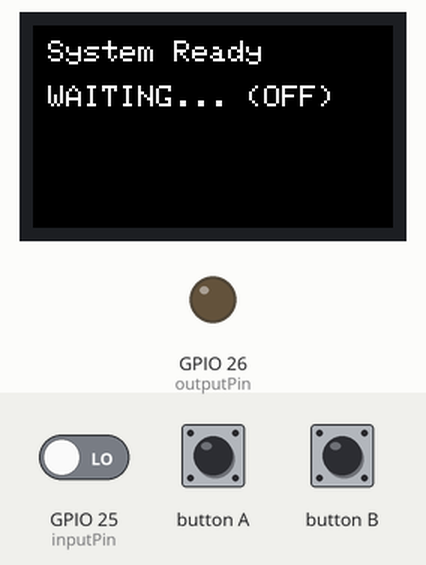
Bench run of a sketch on a simulated ESP32. On the bench: 240×135 colour display, output pins drawn as LEDs (lit = HIGH). Inputs (shaded band) come from the test bench; at power-on: GPIO 25 (inputPin) LOW.

Above: at 1.3 s.
1.4 s: GPIO 25 (inputPin) driven HIGH
At 2.6 s:
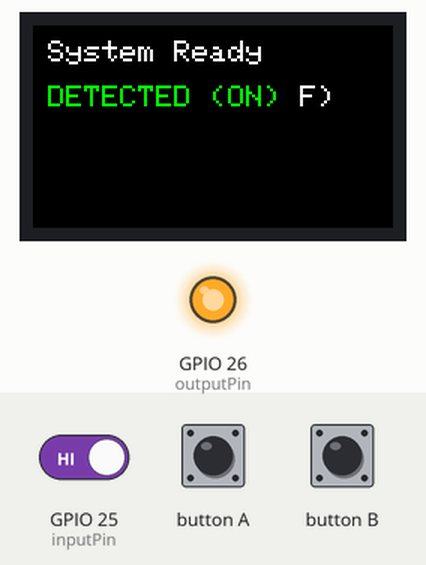
2.9 s: GPIO 25 (inputPin) driven LOW
At 3.9 s:
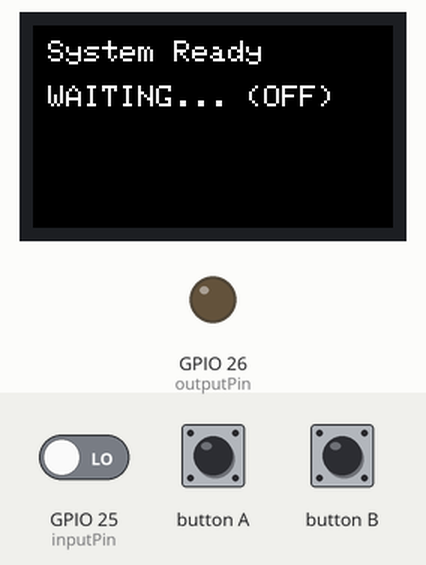
4.4 s: GPIO 25 (inputPin) driven HIGH
At 5.8 s:
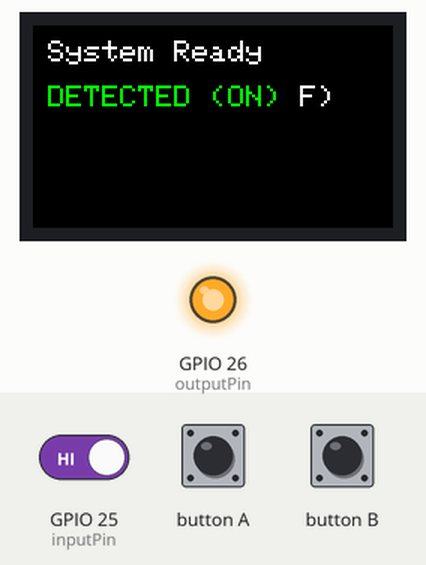
Timing chart, 0 to 7.4 s (numbered marks = the images above; inputs shaded):
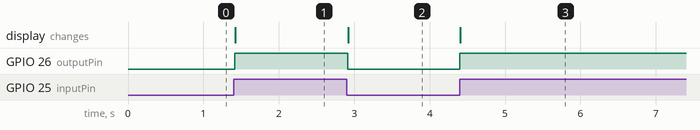

Measured:
- after the input at 1.4 s, GPIO 26 (outputPin): LOW → HIGH at once; the display: changes at once (image 1)
- after the input at 2.9 s, GPIO 26 (outputPin): HIGH → LOW at once; the display: changes at once (image 2)
- after the input at 4.4 s, GPIO 26 (outputPin): LOW → HIGH at once; the display: changes at once (image 3)

The sketch:

relay.ino
```cpp
#include <M5StickCPlus2.h> // M5StickC Plus2の場合（初代なら <M5StickC.h>）

const int inputPin = 25;  // Jetsonからの入力ピン
const int outputPin = 26; // フォトカプラへの出力ピン

void setup() {
    // M5Stickの初期化
    auto cfg = M5.config();
    M5.begin(cfg);

    // ピンモードの設定
    pinMode(inputPin, INPUT);       // G25を入力に設定
    pinMode(outputPin, OUTPUT);     // G26を出力に設定
    digitalWrite(outputPin, LOW);   // 初期状態はOFF

    // 画面の初期設定（デバッグ用）
    M5.Lcd.setRotation(1);
    M5.Lcd.setTextSize(2);
    M5.Lcd.fillScreen(BLACK);
    M5.Lcd.setCursor(10, 10);
    M5.Lcd.print("System Ready");
}

void loop() {
    M5.update(); // 本体のボタン等の状態更新（基本処理）

    // Jetsonからの信号を読み取る
    int jetsonStatus = digitalRead(inputPin);

    if (jetsonStatus == HIGH) {
        // Jetsonから「人検知（HIGH）」が来たら、フォトカプラをONにする
        digitalWrite(outputPin, HIGH);

        // 画面に状態を表示（確認用）
        M5.Lcd.setCursor(10, 40);
        M5.Lcd.setTextColor(GREEN, BLACK);
        M5.Lcd.print("DETECTED (ON) ");
    } else {
        // 信号がない（LOW）ときは、フォトカプラをOFFにする
        digitalWrite(outputPin, LOW);

        // 画面に状態を表示（確認用）
        M5.Lcd.setCursor(10, 40);
        M5.Lcd.setTextColor(WHITE, BLACK);
        M5.Lcd.print("WAITING... (OFF)");
    }

    delay(10); // チャタリング防止・少し待つ
}
```
